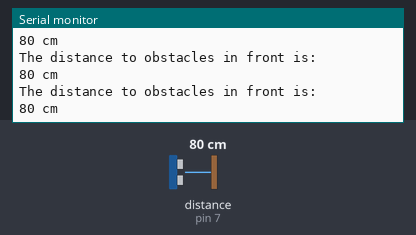
The sketch below on a simulated Arduino Uno, built with avr-gcc and run on an emulated ATmega328P. Parts: the last lines printed to the serial monitor. The test bench sets the inputs (shaded band); at power-on: distance to the obstacle (sensor on pin 7) 80 cm.

Above: at 1.2 s.
1.3 s: distance to the obstacle (sensor on pin 7) set to 299 cm
At 1.53 s:
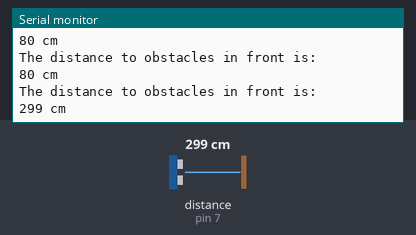
4.3 s: distance to the obstacle (sensor on pin 7) set to 2 cm
At 4.48 s:
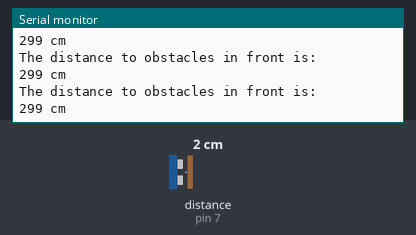
7.3 s: distance to the obstacle (sensor on pin 7) set to 299 cm
At 7.51 s:
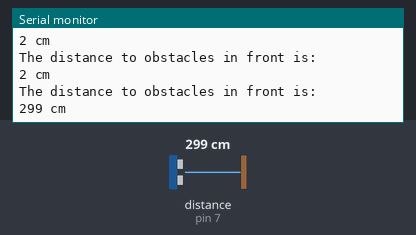
10.3 s: distance to the obstacle (sensor on pin 7) set to 4 cm
At 10.72 s:
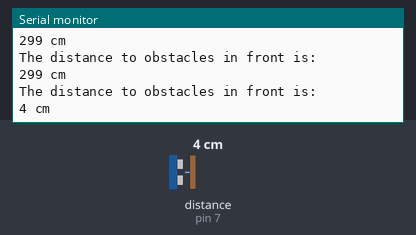
Timing chart, 0 to 13.3 s (numbered marks = the images above; inputs shaded):
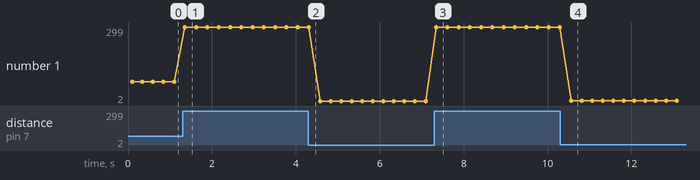

The sketch:

ultrason1.ino
```cpp
// Mesure la distance avec le Grove Shield Ultrasonic ranger v1.0
// zf220727.1658
// ATTENTION, c'est seulement pour l'Ultrasonic Ranger V1.0 qui n'a qu'une seule pin de trig/sig
// Et il faut charger la lib Ultrasonic comme indiqué dans la source 1 !
// Source 1: https://wiki.seeedstudio.com/Grove-Ultrasonic_Ranger/#software
// Source 2: https://github.com/Seeed-Studio/Seeed_Arduino_UltrasonicRanger/blob/master/Ultrasonic.cpp
// L'explication du fonctionnement ici: https://create.arduino.cc/projecthub/abdularbi17/ultrasonic-sensor-hc-sr04-with-arduino-tutorial-327ff6

#include "Ultrasonic.h"

Ultrasonic ultrasonic(7);
void setup()
{
    Serial.begin(9600);
    Serial.println("\n\nUltrasonic ranger v1.0 Test 1658"); // print some text in Serial Monitor
    Serial.println("with Arduino UNO R3");

}
void loop()
{
    long RangeInInches;
    long RangeInCentimeters;

    Serial.println("The distance to obstacles in front is: ");
/*    RangeInInches = ultrasonic.MeasureInInches();
    Serial.print(RangeInInches);//0~157 inches
    Serial.println(" inch");
    delay(250);
*/

    RangeInCentimeters = ultrasonic.MeasureInCentimeters(); // two measurements should keep an interval
    Serial.print(RangeInCentimeters);//0~400cm
    Serial.println(" cm");
    delay(250);
}
```

Measured:
- after the input at 1.3 s, the serial monitor: prints a new line after 0.06 s (image 1)
- after the input at 10.3 s, the serial monitor: prints a new line after 0.26 s (image 4)
- plotted number 1: 80 → 299 after the input at 1.3 s, 299 → 2 after the input at 4.3 s, 299 → 4 after the input at 10.3 s
